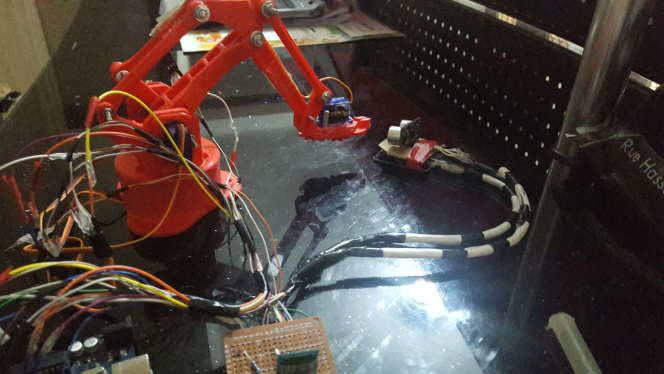
#> input picture 66420143_444879576350179_7766131779836051456_n.jpg, 1328 x 747 px, given in place of the camera (shown at 1/2 size)
$ python task3.py
#> lines starting #> are read from the running program, lines starting #| are printed output that depends on the picture; after the words box and inside, x2 and y2 are one past the last pixel; in counts of white or black regions, pixels touching at a corner belong together
import cv2
import numpy as np
from serial import Serial
import time

arduino = Serial('/dev/ttyUSB0', 9600, timeout=1)


sig = 0

cap = cv2.VideoCapture(2)
def writeonimg(frame,text):
    font                   = cv2.FONT_HERSHEY_SIMPLEX
    bottomLeftCornerOfText = (10,50)
    fontScale              = 1
    fontColor              = (0,255,0)
    lineType               = 3

    cv2.putText(frame,text,
        bottomLeftCornerOfText,
        font,
        fontScale,
        fontColor,
        lineType)


while not cv2.waitKey(1)==ord('k') :
#> (key Esc is pressed here)
    try:
            impo , frame = cap.read()
#> frame is the input picture: shape (747, 1328, 3); mean B, G, R 60.9, 65.6, 78.3
            blurred_frame = cv2.GaussianBlur(frame, (5, 5), 0)
            hsv = cv2.cvtColor(blurred_frame, cv2.COLOR_BGR2HSV)
#> hsv: shape (747, 1328, 3); mean H, S, V 59.8, 80, 83.3
            lower_blue = np.array([30, 110, 0])
            upper_blue = np.array([124, 255, 255])
            mask = cv2.inRange(hsv, lower_blue, upper_blue)
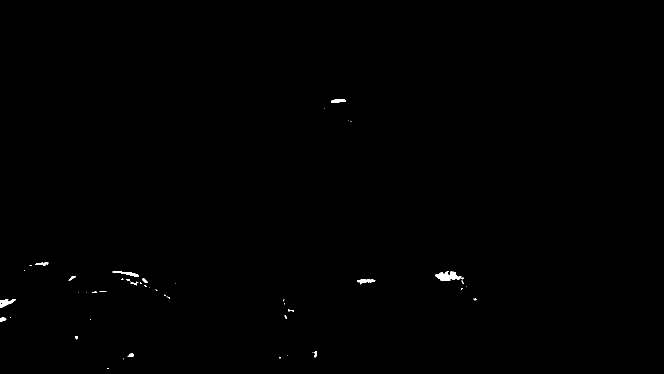
#> mask: shape (747, 1328) (shown at 1/2 size); 0.22% white; 49 white regions (35 under 20 px)
            contours, _ = cv2.findContours(mask, cv2.RETR_TREE, cv2.CHAIN_APPROX_NONE)
#> contours = 54 contours, 42 with area under 20; largest, box (x1, y1, x2, y2) and area: (871, 542, 923, 562) 528, (0, 598, 32, 615) 226, (225, 543, 278, 554) 156, (714, 558, 750, 569) 148, (663, 198, 692, 206) 142
            contours_sizes= [(cv2.contourArea(cnt), cnt) for cnt in contours]
#> contours_sizes = 54 items
            biggest_contour = max(contours_sizes, key=lambda x: x[0])[1]
#> biggest_contour = contour of 142 points, box (x1, y1, x2, y2) (871, 542, 923, 562), area 528


            approx = cv2.approxPolyDP(biggest_contour , 0.03*cv2.arcLength (biggest_contour,True),True)
#> approx = [[922, 553], [902, 542], [898, 551], [897, 543], [871, 549], [882, 561]]

            cv2.drawContours(frame, [approx] ,-1, (0,255,0), 2)
#> frame: shape (747, 1328, 3); 0.03% of pixels changed, all inside (x1, y1, x2, y2) = (870, 541, 924, 563)

                #print ( len(approx))


            if len(approx) == 3:

                writeonimg(frame,"triangle "+str(len(approx)))
                sig=2


            elif len(approx) == 4:
                l1=[approx[3,0,0]-approx[0,0,0],approx[3,0,1]-approx[0,0,1]]
                l2=[approx[1,0,0]-approx[0,0,0],approx[1,0,1]-approx[0,0,1]]
                l3=[approx[2,0,0]-approx[1,0,0],approx[2,0,1]-approx[1,0,1]]
                l4=[approx[2,0,0]-approx[3,0,0],approx[2,0,1]-approx[3,0,1]]
                lenn=[np.sqrt(l1[0]**2+l1[1]**2),
                      np.sqrt(l2[0]**2+l2[1]**2),
                      np.sqrt(l3[0]**2+l3[1]**2),
                      np.sqrt(l4[0]**2+l4[1]**2)]
                rat=max(lenn)-min(lenn)
                if rat<50:
                    writeonimg(frame,"square "+str(len(approx)))
                    sig=3
                    len(approx)-1
                else:
                    writeonimg(frame,"trapezoidal "+str(len(approx)))
                    sig=4


            elif len(approx) == 5:
                writeonimg(frame,"pentagon "+str(len(approx)))
                sig=5


            elif len(approx) == 8:
                writeonimg(frame,"circle "+str(len(approx)))
                sig=8


            cv2.imshow("frame", frame)
        #cv2.imshow("blurrd", blurred_frame)
        #cv2.imshow("hsv", hsv)
            cv2.imshow("Mask", mask)
            if cv2.waitKey(1) == ord('s'):
#> (key Esc is pressed here)
#> (key Enter is pressed here)
            	arduino.write(bytes([sig]))

    except:
            time.sleep(0.2)
